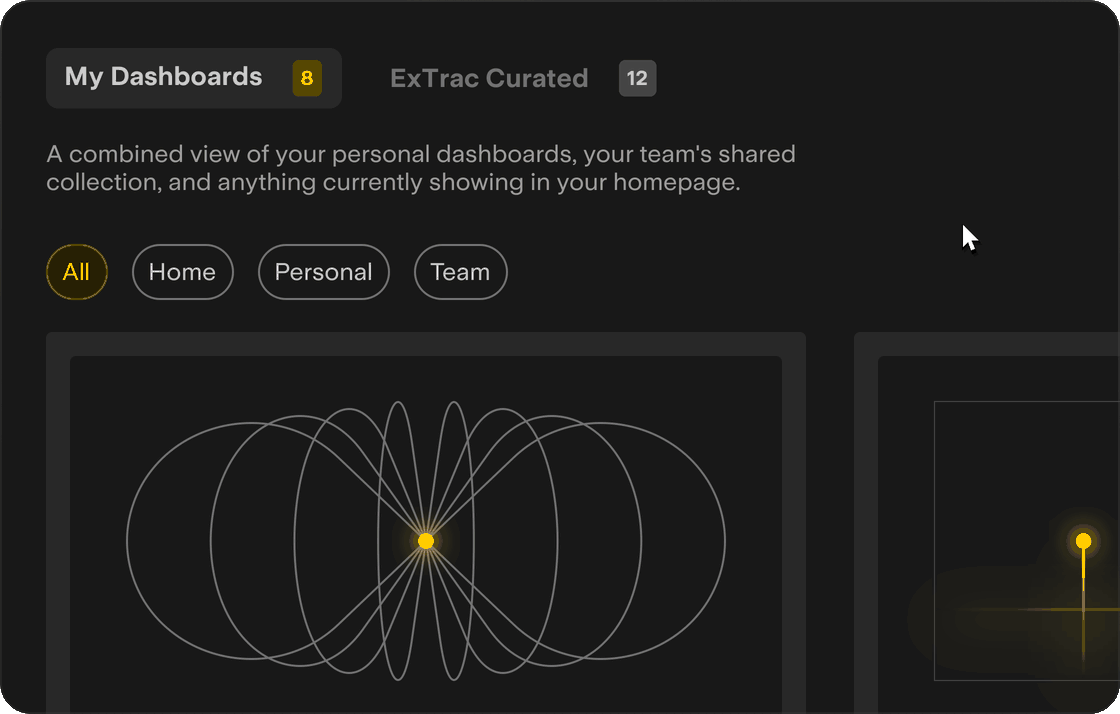
#> input picture tab-animation.gif, 1120 x 714 px, given in place of 01-Frame 1.svg.png, which was not available
$ python make_tab_gif.py
#> lines starting #> are read from the running program, lines starting #| are printed output that depends on the picture; pictures that were not available may be replaced by others from this repository, and a replacement may not be noted
"""
Tab-switch animation built on the real SVG-rendered frames.
Only the tab area + cursor are drawn dynamically; the rest of the design is the
untouched SVG. Rendered at 4x for crisp, consistent corners, then downscaled.
"""
from PIL import Image, ImageDraw, ImageFont, ImageFilter
import os

# ── supersample / geometry (all base measurements in 1x SVG units) ───────────
SS = 4
def S(v): return int(round(v * SS))

SRC_W, SRC_H = 2240, 1428          # 4x render, cropped to content
FRAME_BG = (26, 26, 25)            # #1A1A19

# ── fonts ─────────────────────────────────────────────────────────────────────
US850 = "/Users/aspa.founti/Library/Fonts/UniversalSans-v1-1-0-100-20-111111121121-850.ttf"
F_LABEL = ImageFont.truetype(US850, S(13))   # matches SVG label scale
F_BADGE = ImageFont.truetype(US850, S(10))

# ── colours ───────────────────────────────────────────────────────────────────
SEL_BG        = (41,  41,  41)     # #292929
SEL_TEXT      = (204, 204, 204)    # #CCCCCC
SEL_BADGE_BG  = (86,  71,  2)      # #564702
SEL_BADGE_TXT = (255, 204, 0)      # #FFCC00

DEF_TEXT      = (115, 115, 115)    # #737373
DEF_BADGE_BG  = (71,  71,  71)     # #474747
DEF_BADGE_TXT = (204, 204, 204)    # #CCCCCC

HOV_TEXT      = (158, 158, 158)    # #9E9E9E (only label colour changes on hover)

# ── tab layout (1x SVG units, laid out dynamically with a generous gap) ──────
TAB_Y   = S(24); TAB_H = S(30); TAB_R = S(6)
BADGE_H = S(18); BADGE_R = S(3)
PAD_L   = S(9)        # tab-left  → label
GAP     = S(15)       # label → badge  (was ~8 in SVG; widened so they breathe)
PAD_R   = S(10)       # badge → tab-right
TAB_GAP = S(11)       # between the two tabs
TAB_X0  = S(23)       # first tab left edge (matches SVG)

TABS = [
    {"label": "My Dashboards",  "b1": "8",  "b2": "21", "sel_badge": "8"},
    {"label": "ExTrac Curated", "b1": "12", "b2": "12", "sel_badge": "12"},
]

def text_wh(font, s):
    bb = font.getbbox(s)
    return bb[2]-bb[0], bb[3]-bb[1], bb[0], bb[1]   # w, h, left-bearing, top

def badge_w(txt):
    w,_,_,_ = text_wh(F_BADGE, txt)
    return max(S(14), w + S(8))

# pre-compute positions
x = TAB_X0
for t in TABS:
    lw,_,_,_ = text_wh(F_LABEL, t["label"])
    t["labelW"] = lw
    t["tx"]     = x
    t["labelX"] = x + PAD_L
    t["badgeX"] = t["labelX"] + lw + GAP
    # full box width sized to the WIDER of its two badge states (prevents overlap)
    wmax = max(badge_w(t["b1"]), badge_w(t["b2"]))
    t["fullW"] = (t["badgeX"] + wmax + PAD_R) - t["tx"]
    x = t["tx"] + t["fullW"] + TAB_GAP

def tab_center(i):
    t = TABS[i]
    return t["tx"] + t["fullW"]//2, TAB_Y + TAB_H//2

# clear box: covers both tabs + Frame-2's baked cursor, inset from frame corners
CLEAR_BOX = [S(15), S(18), TABS[-1]["tx"] + TABS[-1]["fullW"] + S(20), S(65)]

# ── helpers ───────────────────────────────────────────────────────────────────
def lerp(a, b, t):  return a + (b - a) * max(0.0, min(1.0, t))
def ease(t):        t = max(0,min(1,t)); return t*t*(3-2*t)
def ease_out(t):    t = max(0,min(1,t)); return 1-(1-t)**3

# ── draw one tab ──────────────────────────────────────────────────────────────
def draw_tab(draw, idx, state, fi):
    t   = TABS[idx]
    bdg = t[f"b{fi}"]

    if state == "selected":
        bg, tc, bbg, btc = SEL_BG, SEL_TEXT, SEL_BADGE_BG, SEL_BADGE_TXT
    elif state == "hover":
        bg, tc, bbg, btc = None, HOV_TEXT, DEF_BADGE_BG, DEF_BADGE_TXT
    else:
        bg, tc, bbg, btc = None, DEF_TEXT, DEF_BADGE_BG, DEF_BADGE_TXT

    bw = badge_w(bdg)

    # selected background — hugs the actual badge, consistent rounded corners
    if bg:
        x0 = t["tx"]
        x1 = t["badgeX"] + bw + PAD_R
        draw.rounded_rectangle([x0, TAB_Y, x1, TAB_Y + TAB_H],
                               radius=TAB_R, fill=bg)

    # label (left-aligned at labelX, vertically centred)
    lw, lh, lbx, lby = text_wh(F_LABEL, t["label"])
    ly = TAB_Y + (TAB_H - lh)//2 - lby
    draw.text((t["labelX"] - lbx, ly), t["label"], font=F_LABEL, fill=tc)

    # badge
    bx = t["badgeX"]
    by = TAB_Y + (TAB_H - BADGE_H)//2
    draw.rounded_rectangle([bx, by, bx + bw, by + BADGE_H],
                           radius=BADGE_R, fill=bbg)
    tw, th, tbx, tby = text_wh(F_BADGE, bdg)
    draw.text((bx + (bw - tw)//2 - tbx, by + (BADGE_H - th)//2 - tby),
              bdg, font=F_BADGE, fill=btc)

def draw_tabs(draw, t0_state, t1_state, fi):
    # Clear ONLY the inner tab box (never the frame's rounded corners)
    draw.rectangle(CLEAR_BOX, fill=FRAME_BG)
    draw_tab(draw, 0, t0_state, fi)
    draw_tab(draw, 1, t1_state, fi)

# ── cursor ────────────────────────────────────────────────────────────────────
CURSOR_PTS = [(0,0),(0,52),(12,40),(20,60),(28,56),(20,36),(36,36)]
def draw_cursor(img, cx, cy, pressing=False):
    s = 0.88 if pressing else 1.0
    shd = Image.new("RGBA", img.size, (0,0,0,0))
    ImageDraw.Draw(shd).polygon(
        [(cx+p[0]*s+4, cy+p[1]*s+5) for p in CURSOR_PTS], fill=(0,0,0,80))
    img.paste(Image.alpha_composite(img.convert("RGBA"), shd).convert("RGB"))
    d = ImageDraw.Draw(img)
    d.polygon([(cx+p[0]*s, cy+p[1]*s) for p in CURSOR_PTS],
              fill=(0,0,0), outline=(0,0,0))
    d.polygon([(cx+p[0]*s*0.84+2, cy+p[1]*s*0.84+2) for p in CURSOR_PTS],
              fill=(255,255,255))

# ── base images ───────────────────────────────────────────────────────────────
print("Loading 4x base frames…")
B1 = Image.open('/tmp/ss4/01-Frame 1.svg.png').convert('RGB').crop((0,0,SRC_W,SRC_H))
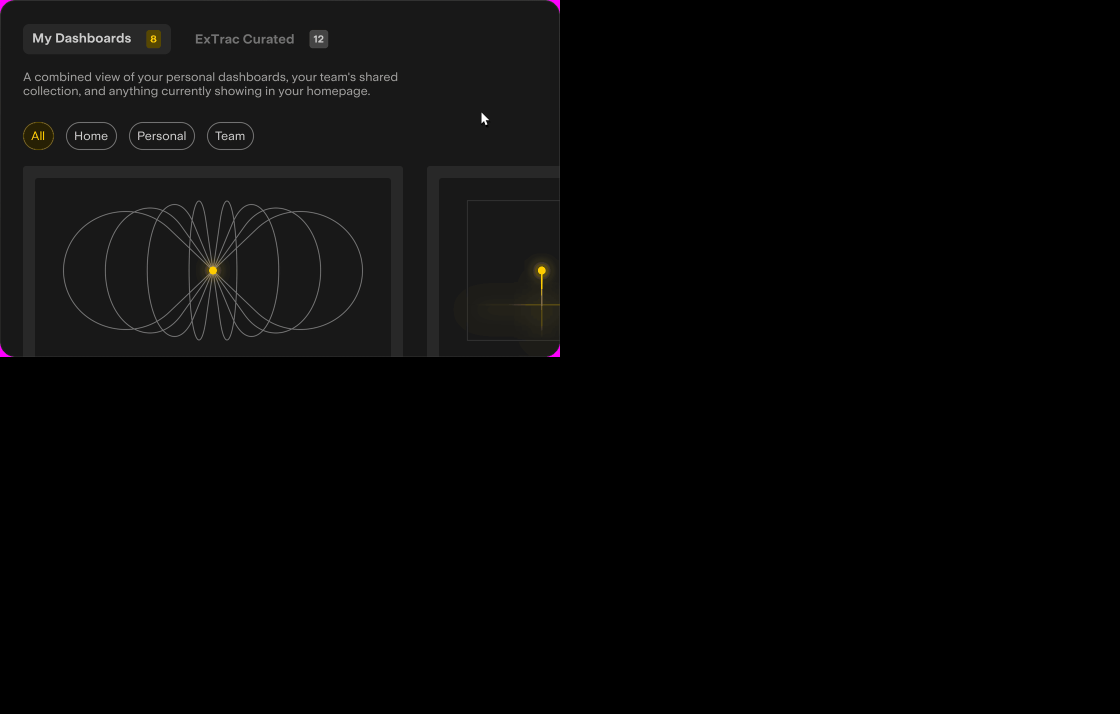
#> B1: PIL image 2240x1428 RGB (shown at 1/2 size); mean R, G, B 7.5, 7.4, 7.3
B2 = Image.open('/tmp/ss4/01-Frame 2.svg.png').convert('RGB').crop((0,0,SRC_W,SRC_H))

# Erase Frame-1's baked cursor (sits in empty space, below the description)
ImageDraw.Draw(B1).rectangle([S(472), S(108), S(503), S(140)], fill=FRAME_BG)

# ── progressive thumbnail blur (Frame 2) ─────────────────────────────────────
# The thumbnails render sharp; apply a LIGHT progressive blur so the content is
# illegible but the image still looks crisp/clear. Blur eases from top→bottom.
def progressive_blur(img, box, r_top, r_bot):
#> called with box = (155, 628, 1549, 1336), r_top = 2.8, r_bot = 4.2
    x0, y0, x1, y1 = box
    pad = int(max(r_top, r_bot) * 3)
    cx0, cy0 = max(0, x0-pad), max(0, y0-pad)
    cx1, cy1 = min(img.width, x1+pad), min(img.height, y1+pad)
#> cx1 = 1561; cy1 = 1348
    region = img.crop((cx0, cy0, cx1, cy1))
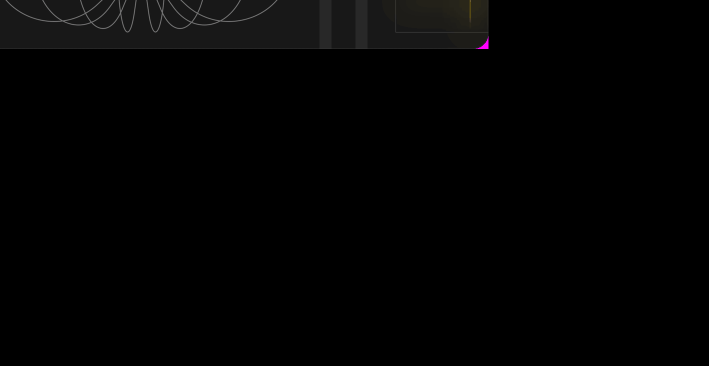
#> region: PIL image 1418x732 RGB (shown at 1/2 size); mean R, G, B 2.7, 2.7, 2.6
    lo = region.filter(ImageFilter.GaussianBlur(r_top))   # lighter (top)
    hi = region.filter(ImageFilter.GaussianBlur(r_bot))   # heavier (bottom)
    w, h = region.size
#> w = 1418; h = 732
    grad = Image.new("L", (1, h))
    gp = grad.load()
    for y in range(h):
        t = (cy0 + y - y0) / max(1, (y1 - y0))
        gp[0, y] = int(255 * max(0.0, min(1.0, t)))
    mask = grad.resize((w, h))
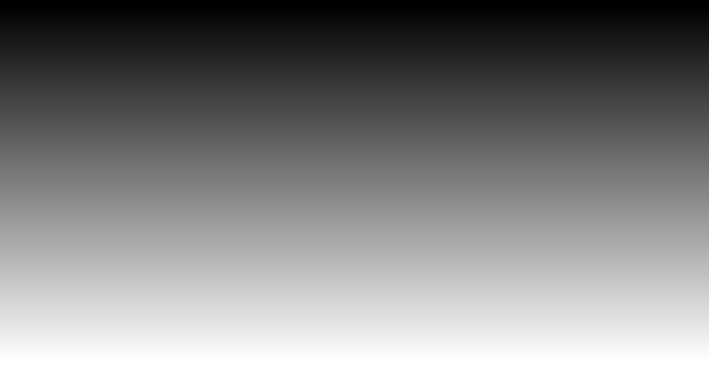
#> mask: PIL image 1418x732 L (shown at 1/2 size); min 0, max 255, mean 126.8
    blended = Image.composite(hi, lo, mask)
    bx0, by0 = x0-cx0, y0-cy0
    img.paste(blended.crop((bx0, by0, bx0+(x1-x0), by0+(y1-y0))), (x0, y0))

# Thumbnail rects (1x → 4x). Right card runs off-canvas, so clip x1 to SRC_W.
# 4x-space radii. Lightened vs before (esp. the heavy bottom) but held at the
# point where operational text (dates, place names) stays illegible.
R_TOP, R_BOT = 2.8, 4.2
_lt = (S(38.776), S(157.037), S(387.224), S(333.964))
_rt = (S(442.776), S(157.037), min(SRC_W, S(791.224)), S(333.964))
progressive_blur(B2, _lt, R_TOP, R_BOT)
progressive_blur(B2, _rt, R_TOP, R_BOT)
#> call 2 of progressive_blur, with box = (1771, 628, 2240, 1336), r_top = 2.8, r_bot = 4.2
#> in progressive_blur (call 2), `region = img.crop((cx0, cy0, cx1, cy1))`: region: PIL image 481x732 RGB; every value is 0
#> in progressive_blur (call 2), `mask = grad.resize((w, h))`:
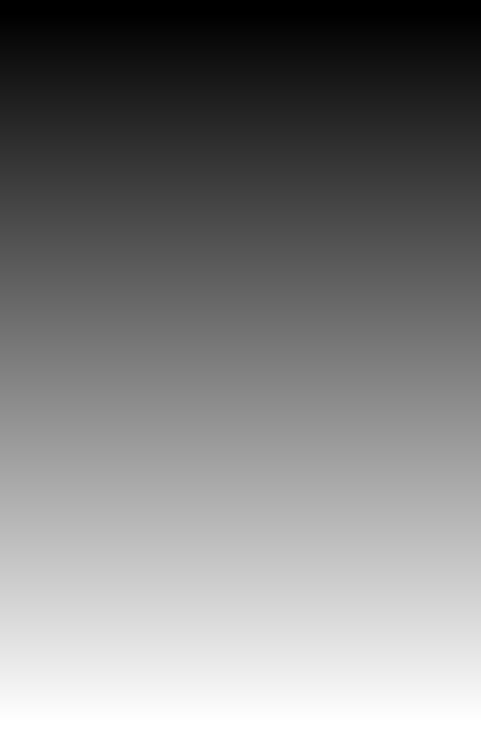
#> mask: PIL image 481x732 L; min 0, max 255, mean 126.8

# ── animation timeline (196 frames @ 24 fps base — snappier than before) ─────
TOTAL = 196; FPS = 24
REST_X, REST_Y = S(481), S(112)      # matches the SVG's resting cursor

def get_state(f):
    """Returns tab states, cursor pos, press amounts, and screen (1 or 2).
    Content swaps INSTANTLY on click — no dissolve (a real tab switch)."""
    ec = tab_center(1); md = tab_center(0)
    t0, t1 = "selected", "default"
    cx, cy = REST_X, REST_Y
    p0 = p1 = 0.0
    screen = 1

    if   f < 16:                                   # idle (frame 1)
        cx, cy = REST_X, REST_Y

    elif f < 50:                                   # glide → ExTrac
        t = ease((f-16)/34)
        cx = lerp(REST_X, ec[0]-S(2), t)
        cy = lerp(REST_Y, ec[1]-S(2), t)
        if t > 0.85: t1 = "hover"

    elif f < 70:                                   # hover pause
        cx, cy = ec[0]-S(2), ec[1]-S(2); t1 = "hover"

    elif f < 76:                                   # click ExTrac (down→up)
        cx, cy = ec[0]-S(2), ec[1]-S(2)
        pf = f-70
        p1 = ease(pf/3) if pf < 3 else ease(1-(pf-3)/3)
        if pf < 4:                                 # before release: still hovering frame 1
            t1 = "hover"
        else:                                      # release → INSTANT switch to frame 2
            t0, t1, screen = "default", "selected", 2

    elif f < 110:                                  # view frame 2
        cx, cy = ec[0]-S(2), ec[1]-S(2)
        t0, t1, screen = "default", "selected", 2

    elif f < 144:                                  # glide → My Dashboards
        t = ease((f-110)/34)
        cx = lerp(ec[0]-S(2), md[0]-S(2), t)
        cy = lerp(ec[1]-S(2), md[1]-S(2), t)
        t0, t1, screen = "default", "selected", 2
        if t > 0.85: t0 = "hover"

    elif f < 164:                                  # hover pause
        cx, cy = md[0]-S(2), md[1]-S(2)
        t0, t1, screen = "hover", "selected", 2

    elif f < 170:                                  # click My Dashboards
        cx, cy = md[0]-S(2), md[1]-S(2)
        pf = f-164
        p0 = ease(pf/3) if pf < 3 else ease(1-(pf-3)/3)
        if pf < 4:
            t0, t1, screen = "hover", "selected", 2
        else:                                      # release → INSTANT switch to frame 1
            t0, t1, screen = "selected", "default", 1

    else:                                          # glide back to rest + idle (frame 1)
        t = ease_out((f-170) / (TOTAL-170))
        cx = lerp(md[0]-S(2), REST_X, t)
        cy = lerp(md[1]-S(2), REST_Y, t)
        t0, t1 = "selected", "default"

    return t0, t1, cx, cy, p0, p1, screen

# ── render full-res frames ────────────────────────────────────────────────────
print("Rendering frames…")
frames = []; screens = []
for f in range(TOTAL):
    t0, t1, cx, cy, p0, p1, screen = get_state(f)
    img = (B1 if screen == 1 else B2).copy()
    draw = ImageDraw.Draw(img)
    draw_tabs(draw, t0, t1, screen)
#> (the run stopped early here; a loop or call above may not have finished)
